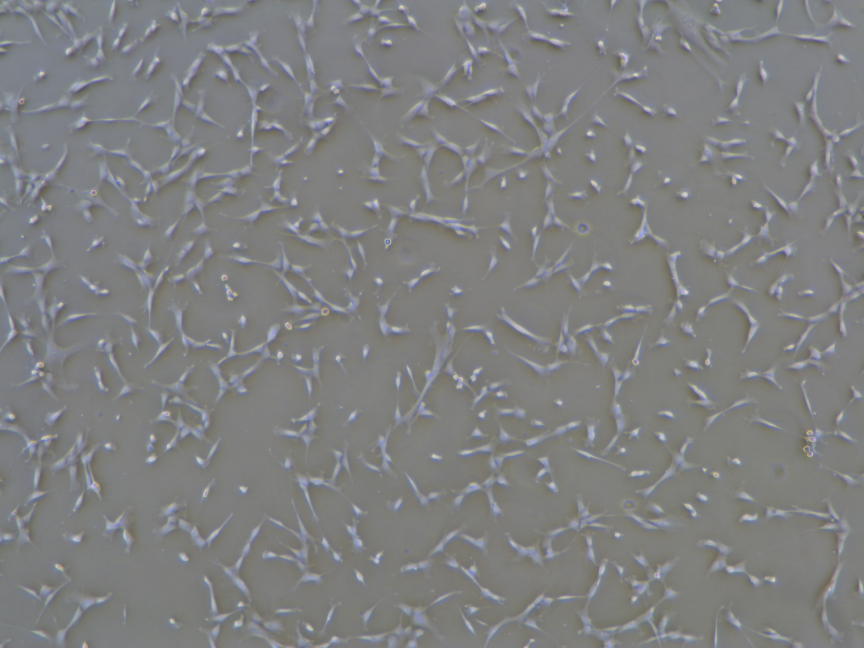
#> input picture hidos-django/hidos/cellc2/bin/images/1-3.jpg, 2592 x 1944 px (shown at 1/3 size)
$ python -i CellN_v4.py   (imports and definitions only)   (Python 2 division)   (older library calls are emulated)
#> lines starting #> are read from the running program, lines starting #| are printed output that depends on the picture; after the words box and inside, x2 and y2 are one past the last pixel; in counts of white or black regions, pixels touching at a corner belong together

# coding: utf-8

# In[3]:

import cv2
import numpy as np
import json
import pymorph
import mahotas as ma
import copy

from PIL import Image, ImageDraw, ImageFont, ImageEnhance
# from matplotlib import pyplot as plt
from skimage import io, morphology
from skimage.util import img_as_ubyte
from scipy import ndimage
from skimage.morphology import erosion, dilation, opening, closing, white_tophat, skeletonize, disk
from skimage import color
from pymorph import overlay, se2hmt, supcanon
from skimage.filters.rank import enhance_contrast
from skimage import feature
from skimage import exposure
from skimage import measure
from skimage import filters
from skimage.segmentation import clear_border
import skimage
from scipy import ndimage


# In[4]:

version = '0.4'


# In[5]:

# [62 lines left out: functions PlotOut, PlotOne, endPoints, junctionPoints, not called in this run]


# In[36]:

def CellNOne(img_input_path, img_output_path, json_output_path):

#     import time
#     tStart=time.time()
    # --------------------------------------------------------------------------------------------
    # read input image
    # resize to 1200

#> called with img_input_path = '../../cellc2/bin/images/1-3.jpg', img_output_path = 'out.png', json_output_path = 'out1.png'
    ori_img = cv2.imread(img_input_path)
#> ori_img is the input picture: shape (1944, 2592, 3); mean B, G, R 128.8, 128.2, 127.4
    img_gray = cv2.cvtColor(ori_img, cv2.COLOR_BGR2GRAY)
    ori_img_int8 = img_as_ubyte(img_gray)

    height = np.size(ori_img_int8, 0)
#> height = 1944
    width = np.size(ori_img_int8, 1)
#> width = 2592
    if (width > 1200):
        factor = width / 1200
#> factor = 2
        dheight = height / factor
#> dheight = 972
        dwidth = width / factor
#> dwidth = 1296
        img = cv2.resize(ori_img_int8, (dwidth, dheight))
    else :
        img = ori_img_int8.copy()


    # --------------------------------------------------------------------------------------------
    # edge thershold
    blur = cv2.GaussianBlur(img,(5,5),0)
    thresh = skimage.filters.threshold_otsu(blur)
#> thresh = 138
    edge = cv2.Canny(blur, 0, thresh)
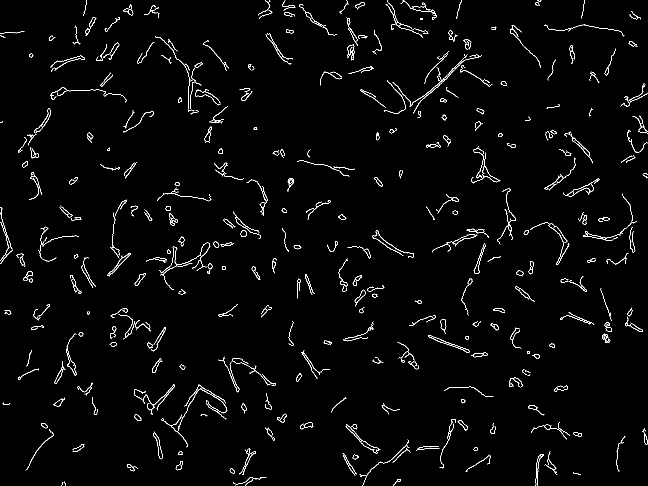
#> edge: shape (972, 1296) (shown at 1/2 size); 2.1% white in thin lines or dots
    kernel = np.ones((5,5), np.uint8)
    img_thrs = cv2.morphologyEx(edge, cv2.MORPH_CLOSE, kernel)
#> img_thrs: shape (972, 1296); 4% white; 255 white regions (2 under 20 px), largest, box (x1, y1, x2, y2) and area: (721, 102, 985, 227) 2061, (323, 769, 455, 895) 1156, (318, 485, 425, 580) 903
    img_thrs = img_thrs >= 1
    img_thrs = dilation(img_thrs, disk(1))
#> img_thrs: shape (972, 1296) bool; 6.4% white; 253 white regions, largest, box (x1, y1, x2, y2) and area: (720, 101, 986, 228) 3188, (322, 768, 456, 896) 1795, (317, 484, 426, 581) 1567
    img_thrs_reverse = 1 - img_thrs
    img_thrs_reverse = np.array(img_thrs_reverse, dtype=np.bool)
    small_holes = 300
    img_binary_reverse = morphology.remove_small_objects(img_thrs_reverse, small_holes)
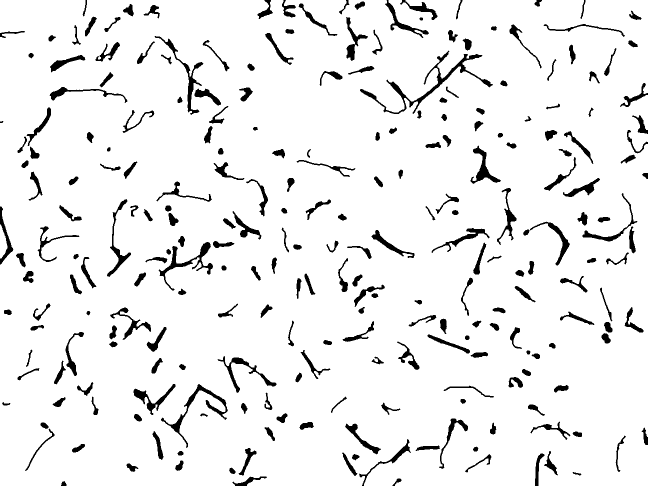
#> img_binary_reverse: shape (972, 1296) bool (shown at 1/2 size); 93.2% white; 253 black regions, largest, box (x1, y1, x2, y2) and area: (720, 101, 986, 228) 3220, (322, 768, 456, 896) 1895, (317, 484, 426, 581) 1810
    img_binary = 1 - img_binary_reverse
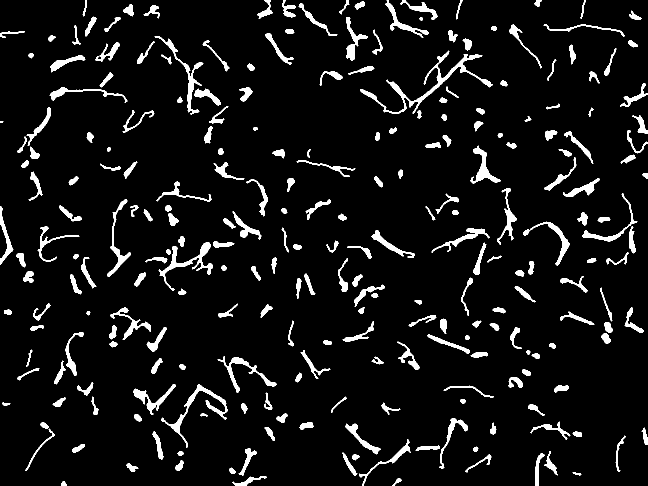
#> img_binary: shape (972, 1296) int64 (shown at 1/2 size); values 0 (black) and 1 (white), 6.8% white; 253 white regions, largest, box (x1, y1, x2, y2) and area: (720, 101, 986, 228) 3220, (322, 768, 456, 896) 1895, (317, 484, 426, 581) 1810
    # otsu thershold
    re3, img_thrs_1 = cv2.threshold(blur, 0, 255, cv2.THRESH_BINARY+cv2.THRESH_OTSU)
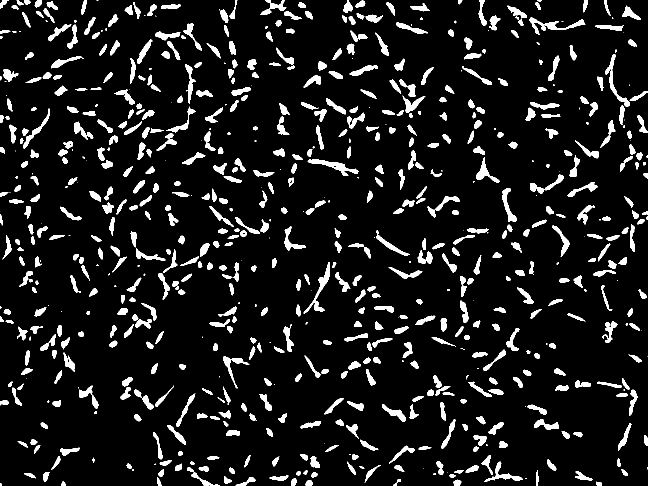
#> img_thrs_1: shape (972, 1296) (shown at 1/2 size); 9.6% white; 734 white regions (122 under 20 px), largest, box (x1, y1, x2, y2) and area: (1059, 35, 1171, 70) 1009, (607, 524, 660, 627) 1007, (615, 318, 717, 352) 979
#> re3 = 138
    img_thrs_1 = np.array(img_thrs_1, dtype=np.bool)
    # combined those threshold result
    img_bi_or = np.logical_or(img_binary, img_thrs_1)
#> img_bi_or: shape (972, 1296) bool; 12.8% white; 598 white regions (90 under 20 px), largest, box (x1, y1, x2, y2) and area: (720, 101, 986, 232) 4281, (309, 63, 407, 265) 2577, (322, 768, 461, 896) 2469

# [10 lines of commented-out code are left out]
    img_bi_or_bool = np.array(img_bi_or, dtype=np.bool)
    small_obj_thres = 100
    img_p3 = morphology.remove_small_objects(img_bi_or_bool, small_obj_thres)
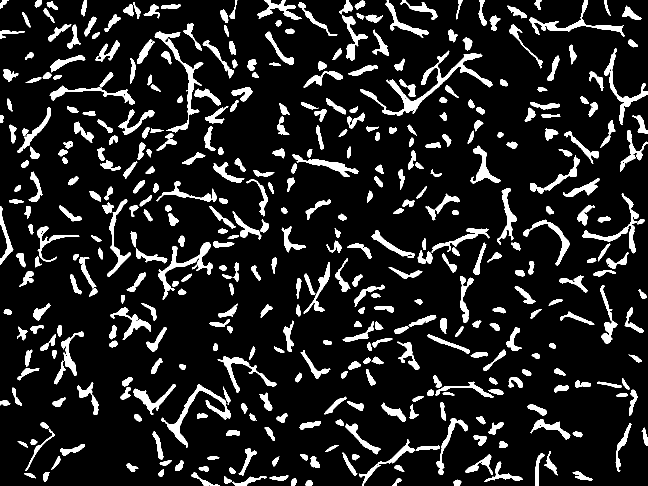
#> img_p3: shape (972, 1296) bool (shown at 1/2 size); 12.3% white; 426 white regions, largest, box (x1, y1, x2, y2) and area: (720, 101, 986, 232) 4281, (309, 63, 407, 265) 2577, (322, 768, 461, 896) 2469

    # --------------------------------------------------------------------------------------------
    # clear border for small object or not
#     img_thrs_uint8 = np.array(img_p3, dtype=np.uint8)
#     ret, label_image, stats, centroids = cv2.connectedComponentsWithStats(img_thrs_uint8)
    img_p4 = clear_border(img_p3)
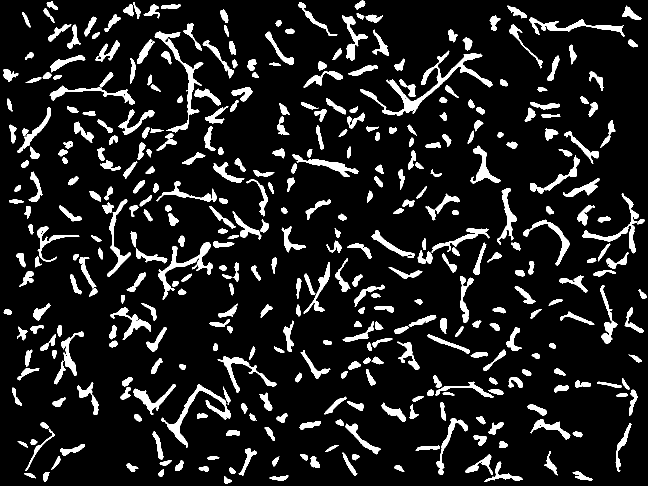
#> img_p4: shape (972, 1296) bool (shown at 1/2 size); 11.3% white; 397 white regions, largest, box (x1, y1, x2, y2) and area: (720, 101, 986, 232) 4281, (309, 63, 407, 265) 2577, (322, 768, 461, 896) 2469
    img_tmp = img_p3 ^ img_p4
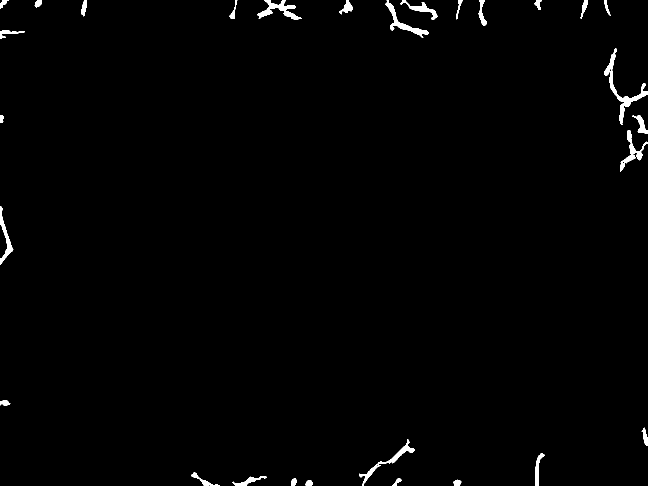
#> img_tmp: shape (972, 1296) bool (shown at 1/2 size); 1% white; 29 white regions, largest, box (x1, y1, x2, y2) and area: (1208, 96, 1296, 250) 1762, (515, 0, 604, 39) 1194, (770, 0, 858, 76) 1122
#> (the run stopped early here; a loop or call above may not have finished)

$ run again, on hidos-django/hidos/cellc2/bin/images/IMG_0161.JPG
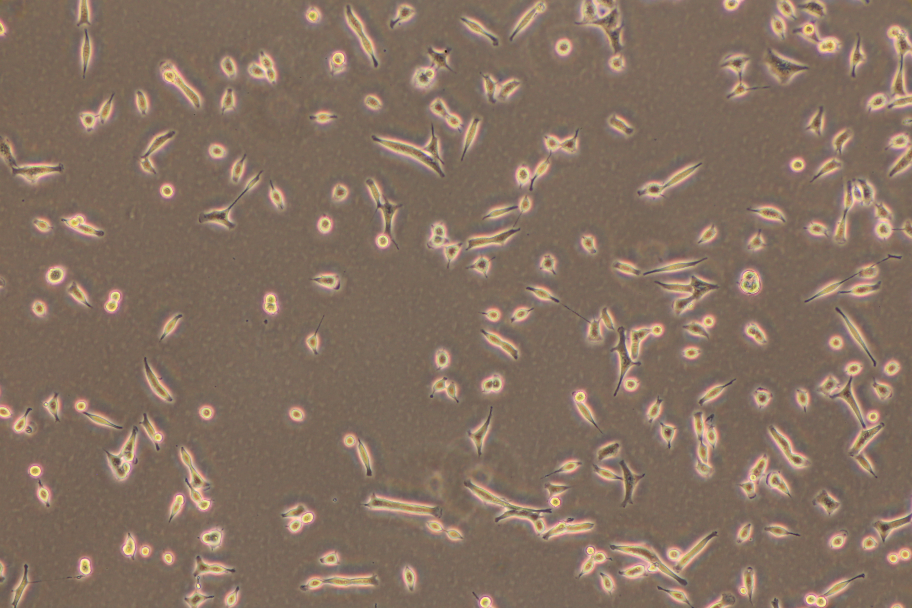
#> input picture hidos-django/hidos/cellc2/bin/images/IMG_0161.JPG, 3648 x 2432 px (shown at 1/4 size)
#> in CellNOne, ori_img is the input picture: shape (2432, 3648, 3); mean B, G, R 97.1, 112.6, 133.3
#> height = 2432
#> width = 3648
#> factor = 3
#> dheight = 810
#> dwidth = 1216
#> thresh = 138
#> in CellNOne, `edge = cv2.Canny(blur, 0, thresh)`:
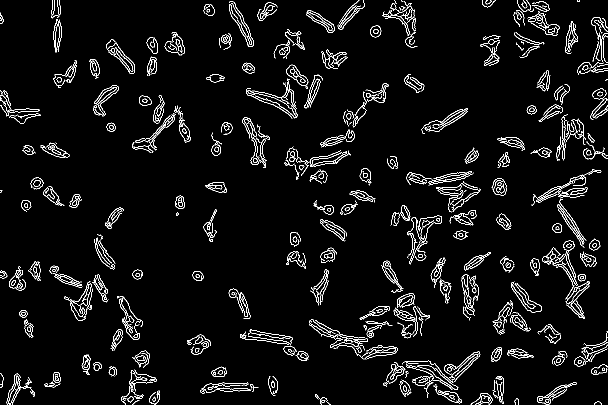
#> edge: shape (810, 1216) (shown at 1/2 size); 4.6% white in thin lines or dots
#> img_binary_reverse: shape (810, 1216) bool; 83.1% white; 143 black regions, largest, box (x1, y1, x2, y2) and area: (765, 702, 962, 810) 6853, (617, 637, 797, 720) 5157, (1083, 480, 1181, 639) 4713
#> img_bi_or: shape (810, 1216) bool; 17.5% white; 145 white regions (4 under 20 px), largest, box (x1, y1, x2, y2) and area: (765, 702, 962, 810) 7005, (617, 637, 797, 721) 5334, (1083, 480, 1181, 639) 4751
#> img_p4: shape (810, 1216) bool; 13.4% white; 111 white regions, largest, box (x1, y1, x2, y2) and area: (617, 637, 797, 721) 5334, (1083, 480, 1181, 639) 4751, (780, 409, 886, 530) 4542
#> in CellNOne, `img_tmp = img_p3 ^ img_p4`:
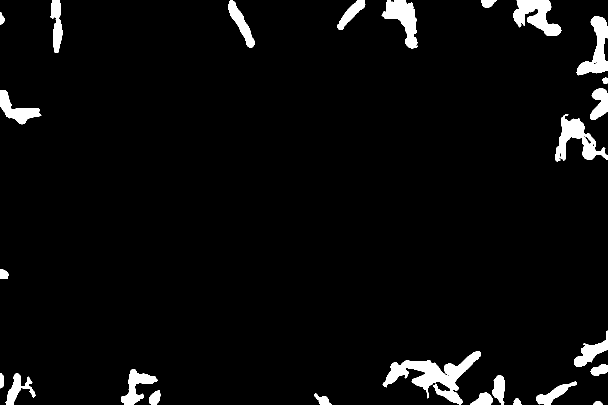
#> img_tmp: shape (810, 1216) bool (shown at 1/2 size); 4.1% white; 26 white regions, largest, box (x1, y1, x2, y2) and area: (765, 702, 962, 810) 7005, (1110, 228, 1216, 323) 3796, (1026, 0, 1123, 72) 3727

$ run again, on hidos-django/hidos/cellc2/bin/images/IMG_0168.JPG
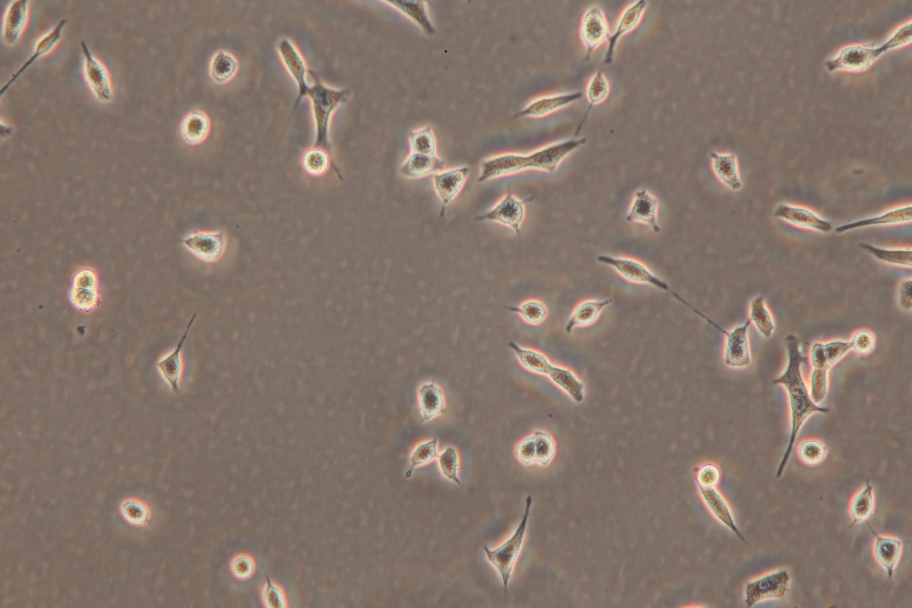
#> input picture hidos-django/hidos/cellc2/bin/images/IMG_0168.JPG, 3648 x 2432 px (shown at 1/4 size)
#> in CellNOne, ori_img is the input picture: shape (2432, 3648, 3); mean B, G, R 105.5, 116.6, 133
#> height = 2432
#> width = 3648
#> factor = 3
#> dheight = 810
#> dwidth = 1216
#> thresh = 143
#> in CellNOne, `edge = cv2.Canny(blur, 0, thresh)`:
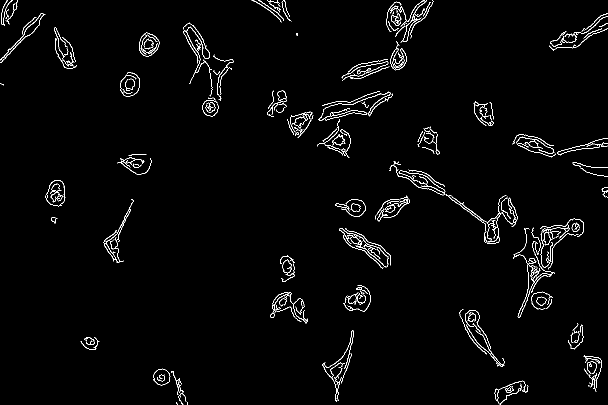
#> edge: shape (810, 1216) (shown at 1/2 size); 2% white in thin lines or dots
#> img_binary_reverse: shape (810, 1216) bool; 92% white; 41 black regions, largest, box (x1, y1, x2, y2) and area: (1025, 436, 1169, 637) 7374, (777, 321, 1036, 489) 5984, (633, 181, 787, 317) 4682
#> img_bi_or: shape (810, 1216) bool; 10.3% white; 40 white regions (1 under 20 px), largest, box (x1, y1, x2, y2) and area: (1025, 436, 1169, 637) 9541, (777, 321, 1036, 494) 7086, (633, 181, 787, 317) 5759
#> in CellNOne, `img_tmp = img_p3 ^ img_p4`:
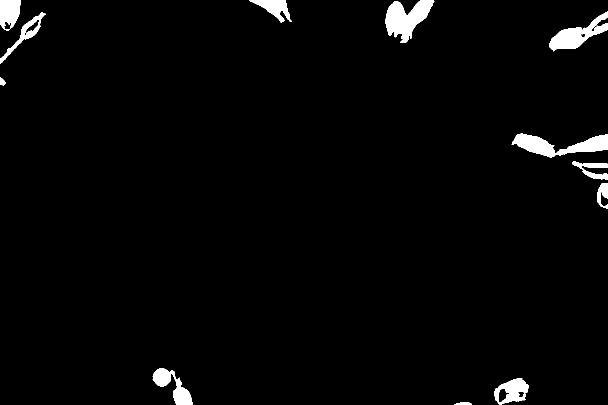
#> img_tmp: shape (810, 1216) bool (shown at 1/2 size); 2.4% white; 12 white regions, largest, box (x1, y1, x2, y2) and area: (771, 0, 869, 86) 4520, (1023, 267, 1216, 316) 4386, (1098, 23, 1216, 103) 3565
